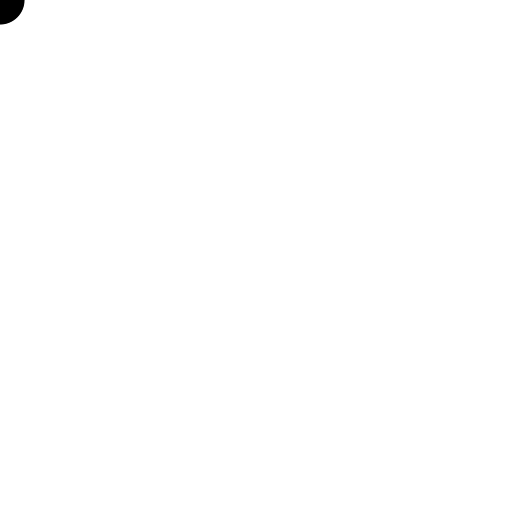
Frame 1 (no input)
Frame 60 (the mouse pressed at the canvas centre just before this capture): identical to frame 1, image omitted
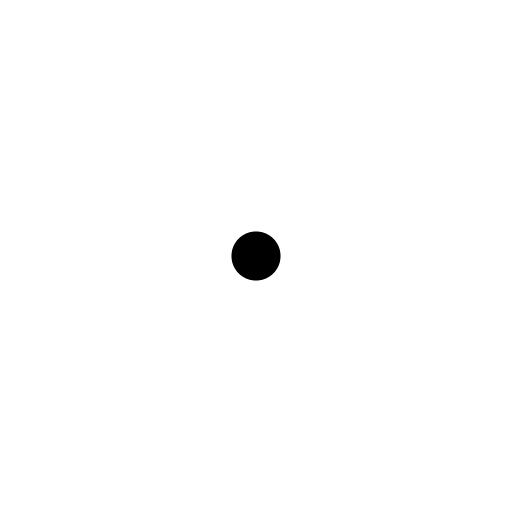
Frame 120 (the mouse held since frame 60 and released just before this capture)

The Processing sketch that drew these frames (run headless with seeded random() and noise(); from frame 60 on, the mouse is pressed at the canvas centre):

// Processing sketch: assignment07B
// ── assignment07B.pde
// Number of mouse positions to track
int numPoints = 50;

// 2-dimensional array stores x and y mouse positions
int[][] mouse = new int[numPoints][2];
int writePtr = 0;

void setup() {
  size(512, 512);
}

void draw() {
  background(255);
  
  // Write to current mouse pos to the array at the write pointer
  mouse[writePtr][0] = mouseX;
  mouse[writePtr][1] = mouseY;
  
  float r, alpha;
  
  for (int i = 0; i < numPoints; i++) {
    // Read from the array starting at the writepointer 
    int readPtr = (i + writePtr) % numPoints;
    
    r = map(i, 0, numPoints, 5, 50);
    alpha = map(i, 0, numPoints, 0, 255);
    
    fill(0, alpha);
    noStroke();
    ellipse(mouse[readPtr][0], mouse[readPtr][1], r, r);
  }
  
  // Increment write pointer
  if (writePtr < numPoints - 1) writePtr++;
  else writePtr = 0;
}
